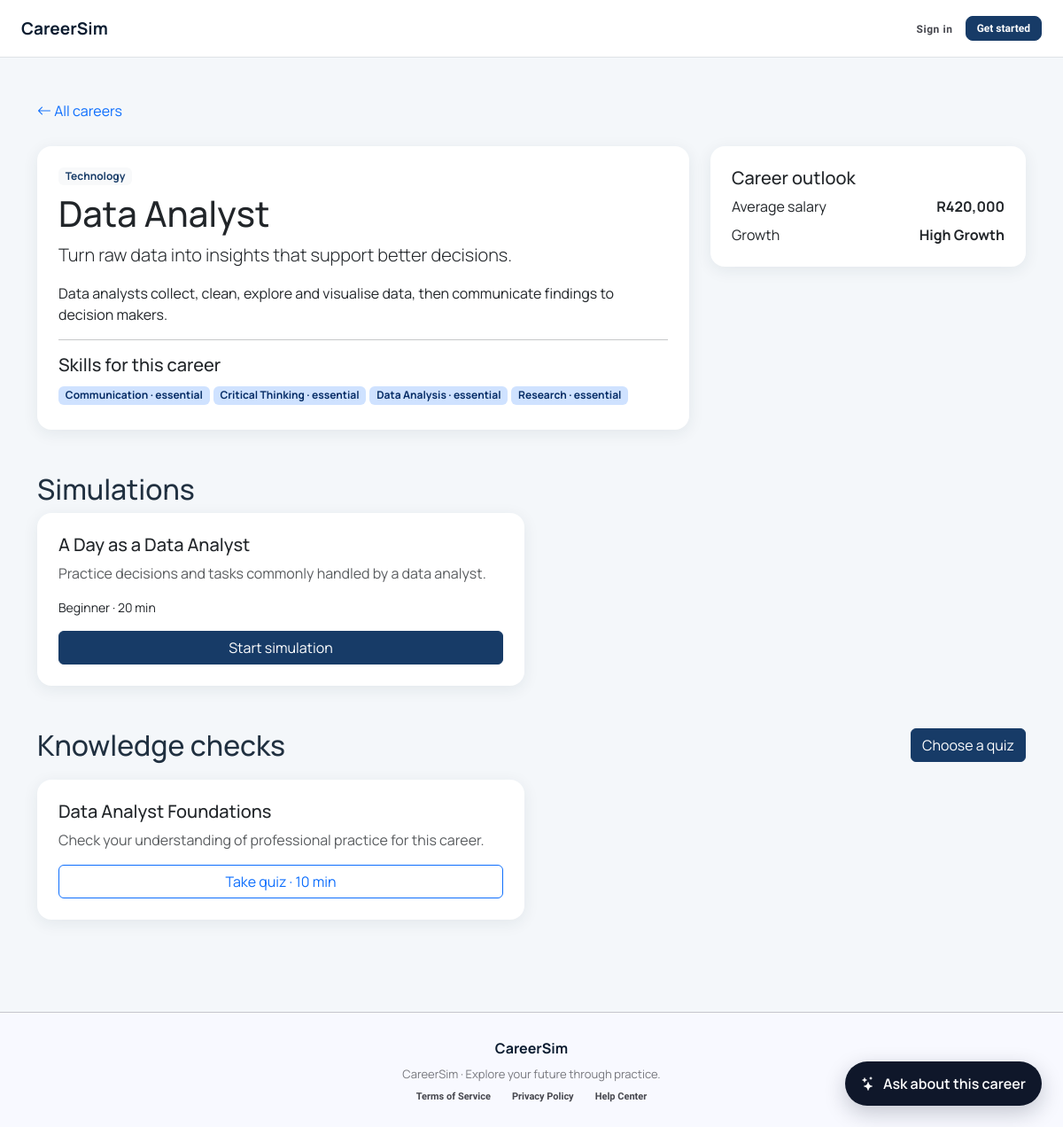
Page /careers/view.php?id=2 on the committed database.
### tables this page shows
CREATE TABLE careers (
  id INT UNSIGNED AUTO_INCREMENT PRIMARY KEY,
  category_id INT UNSIGNED NOT NULL,
  title VARCHAR(120) NOT NULL,
  slug VARCHAR(140) NOT NULL,
  summary VARCHAR(500) NULL,
  description TEXT NULL,
  average_salary DECIMAL(12,2) NULL,
  growth_outlook ENUM('declining','stable','growing','high_growth') NULL,
  image VARCHAR(255) NULL,
  is_active TINYINT(1) NOT NULL DEFAULT 1,
  created_at TIMESTAMP NOT NULL DEFAULT CURRENT_TIMESTAMP,
  updated_at TIMESTAMP NOT NULL DEFAULT CURRENT_TIMESTAMP ON UPDATE CURRENT_TIMESTAMP,
  UNIQUE KEY uq_careers_slug (slug),
  KEY idx_careers_category (category_id),
  FULLTEXT KEY ft_careers_title_desc (title, summary, description),
  CONSTRAINT fk_careers_category FOREIGN KEY (category_id) REFERENCES career_categories(id) ON DELETE RESTRICT
);

CREATE TABLE career_categories (
  id INT UNSIGNED AUTO_INCREMENT PRIMARY KEY,
  name VARCHAR(80) NOT NULL,
  slug VARCHAR(90) NOT NULL,
  icon VARCHAR(50) NULL,
  UNIQUE KEY uq_career_categories_name (name),
  UNIQUE KEY uq_career_categories_slug (slug)
);

CREATE TABLE career_skills (
  career_id INT UNSIGNED NOT NULL,
  skill_id INT UNSIGNED NOT NULL,
  importance ENUM('nice_to_have','important','essential') NOT NULL DEFAULT 'important',
  PRIMARY KEY (career_id, skill_id),
  CONSTRAINT fk_career_skills_career FOREIGN KEY (career_id) REFERENCES careers(id) ON DELETE CASCADE,
  CONSTRAINT fk_career_skills_skill FOREIGN KEY (skill_id) REFERENCES skills(id) ON DELETE CASCADE
);

CREATE TABLE skills (
  id INT UNSIGNED AUTO_INCREMENT PRIMARY KEY,
  name VARCHAR(80) NOT NULL,
  UNIQUE KEY uq_skills_name (name)
);

CREATE TABLE career_simulations (
  id BIGINT UNSIGNED AUTO_INCREMENT PRIMARY KEY,
  career_id INT UNSIGNED NOT NULL,
  quiz_id BIGINT UNSIGNED NULL,
  title VARCHAR(150) NOT NULL,
  description TEXT NULL,
  difficulty_level ENUM('beginner','intermediate','advanced') NOT NULL DEFAULT 'beginner',
  estimated_duration_minutes SMALLINT UNSIGNED NOT NULL DEFAULT 30,
  cover_image VARCHAR(255) NULL,
  is_active TINYINT(1) NOT NULL DEFAULT 1,
  created_at TIMESTAMP NOT NULL DEFAULT CURRENT_TIMESTAMP,
  updated_at TIMESTAMP NOT NULL DEFAULT CURRENT_TIMESTAMP ON UPDATE CURRENT_TIMESTAMP,
  KEY idx_simulations_career (career_id),
  KEY idx_simulations_quiz (quiz_id),
  CONSTRAINT fk_simulations_career FOREIGN KEY (career_id) REFERENCES careers(id) ON DELETE CASCADE
);

CREATE TABLE quizzes (
  id BIGINT UNSIGNED AUTO_INCREMENT PRIMARY KEY,
  career_id INT UNSIGNED NOT NULL,
  title VARCHAR(150) NOT NULL,
  description VARCHAR(500) NULL,
  pass_score SMALLINT UNSIGNED NOT NULL DEFAULT 60,
  time_limit_minutes SMALLINT UNSIGNED NOT NULL DEFAULT 15,
  is_active TINYINT(1) NOT NULL DEFAULT 1,
  created_at TIMESTAMP NOT NULL DEFAULT CURRENT_TIMESTAMP,
  KEY idx_quizzes_career (career_id),
  UNIQUE KEY uq_quizzes_id_career (id,career_id),
  CONSTRAINT fk_quizzes_career FOREIGN KEY (career_id) REFERENCES careers(id) ON DELETE CASCADE
);

### includes/functions.php (called while the page is built, shortened)
<?php
function url(string $path = ''): string { return BASE_URL . '/' . ltrim($path, '/'); }
function e(mixed $value): string { return htmlspecialchars((string)$value, ENT_QUOTES, 'UTF-8'); }

### careers/view.php (the view, shortened to what this page needs)
<?php
require_once dirname(__DIR__).'/includes/functions.php';$id=(int)($_GET['id']??0);$stmt=$con->prepare('SELECT c.*,cc.name category FROM careers c JOIN career_categories cc ON cc.id=c.category_id WHERE c.id=? AND c.is_active=1');$stmt->bind_param('i',$id);$stmt->execute();$career=$stmt->get_result()->fetch_assoc();if(!$career){http_response_code(404);exit('Career not found');}
$stmt=$con->prepare('SELECT s.*,cs.importance FROM career_skills cs JOIN skills s ON s.id=cs.skill_id WHERE cs.career_id=?');$stmt->bind_param('i',$id);$stmt->execute();$skills=$stmt->get_result();
$stmt=$con->prepare('SELECT * FROM career_simulations WHERE career_id=? AND is_active=1');$stmt->bind_param('i',$id);$stmt->execute();$sims=$stmt->get_result();
$stmt=$con->prepare('SELECT * FROM quizzes WHERE career_id=? AND is_active=1');$stmt->bind_param('i',$id);$stmt->execute();$quizzes=$stmt->get_result();$pageTitle=$career['title'];require dirname(__DIR__).'/includes/header.php';?>
<div class="container py-5"><a href="<?=url('careers/browse.php')?>" class="text-decoration-none"><i class="bi bi-arrow-left"></i> All careers</a><div class="row g-4 mt-1"><div class="col-lg-8"><div class="card p-4"><span class="badge bg-light text-primary align-self-start"><?=e($career['category'])?></span><h1 class="mt-2"><?=e($career['title'])?></h1><p class="lead"><?=e($career['summary'])?></p><div><?=nl2br(e($career['description']))?></div><hr><h2 class="h5">Skills for this career</h2><div><?php foreach($skills as $s):?><span class="badge bg-primary-subtle text-primary-emphasis me-1 mb-1"><?=e($s['name'])?> · <?=e(str_replace('_',' ',$s['importance']))?></span><?php endforeach?></div></div></div><div class="col-lg-4"><div class="card p-4 mb-4"><h2 class="h5">Career outlook</h2><div class="d-flex justify-content-between"><span>Average salary</span><strong><?=$career['average_salary']?'R'.number_format($career['average_salary']):'Not listed'?></strong></div><div class="d-flex justify-content-between mt-2"><span>Growth</span><strong><?=e(ucwords(str_replace('_',' ',$career['growth_outlook']??'Not listed')))?></strong></div></div></div></div>
<h2 class="mt-5">Simulations</h2><div class="row g-3"><?php foreach($sims as $s):?><div class="col-md-6"><div class="card p-4 h-100"><h3 class="h5"><?=e($s['title'])?></h3><p class="text-muted"><?=e($s['description'])?></p><div class="small mb-3"><?=e(ucfirst($s['difficulty_level']))?> · <?=$s['estimated_duration_minutes']?> min</div><a class="btn btn-primary mt-auto" href="<?=url('simulation/play.php?id='.$s['id'])?>">Start simulation</a></div></div><?php endforeach?></div>
<div class="d-flex justify-content-between align-items-center mt-5"><h2 class="mb-0">Knowledge checks</h2><a class="btn btn-primary" href="<?=url('quiz/choose.php?career_id='.$id)?>">Choose a quiz</a></div><div class="row g-3 mt-1"><?php foreach($quizzes as $q):?><div class="col-md-6"><div class="card p-4"><h3 class="h5"><?=e($q['title'])?></h3><p class="text-muted"><?=e($q['description'])?></p><a class="btn btn-outline-primary" href="<?=url('quiz/take.php?id='.$q['id'])?>">Take quiz · <?=$q['time_limit_minutes']?> min</a></div></div><?php endforeach?></div></div>
<button class="career-chat-toggle" type="button" data-bs-toggle="offcanvas" data-bs-target="#careerChat"><i class="bi bi-stars"></i><span>Ask about this career</span></button>
<?php require dirname(__DIR__).'/includes/footer.php';?>

### assets/css/custom.css (style rules this page uses)
:root { --cs-blue: #173b67; --cs-teal: #0f8b8d; --cs-bg: #f4f7fa; --cs-text: #203040; }
body { background: var(--cs-bg); color: var(--cs-text); font-family: Manrope, system-ui, -apple-system, "Segoe UI", sans-serif; }
.text-primary { color: var(--cs-blue) !important; }
.bg-primary, .btn-primary { background-color: var(--cs-blue) !important; border-color: var(--cs-blue) !important; }
.card { border: 0; box-shadow: 0 0.25rem 1.1rem rgba(25, 45, 70, 0.08); border-radius: 1rem; }
.career-chat-toggle { position: fixed; right: 24px; bottom: 24px; z-index: 1020; border: 0; border-radius: 999px; background: #0f172a; color: #fff; padding: 13px 18px; box-shadow: 0 8px 24px rgba(15, 23, 42, 0.22); display: flex; gap: 9px; align-items: center; font-weight: 600; }

### rows in the picture
careers: category.name "Technology", title "Data Analyst", summary "Turn raw data into insights that support better decisions.", description "Data analysts collect, clean, explore and visualise data, then communicate findings to decision makers.", average_salary "420,000", growth_outlook "High Growth"
career_skills: skill.name "Communication", importance "essential"
career_skills: skill.name "Critical Thinking", importance "essential"
career_skills: skill.name "Data Analysis", importance "essential"
career_skills: skill.name "Research", importance "essential"
career_simulations: title "A Day as a Data Analyst", description "Practice decisions and tasks commonly handled by a data analyst.", difficulty_level "Beginner", estimated_duration_minutes "20"
quizzes: title "Data Analyst Foundations", description "Check your understanding of professional practice for this career.", time_limit_minutes "10"
